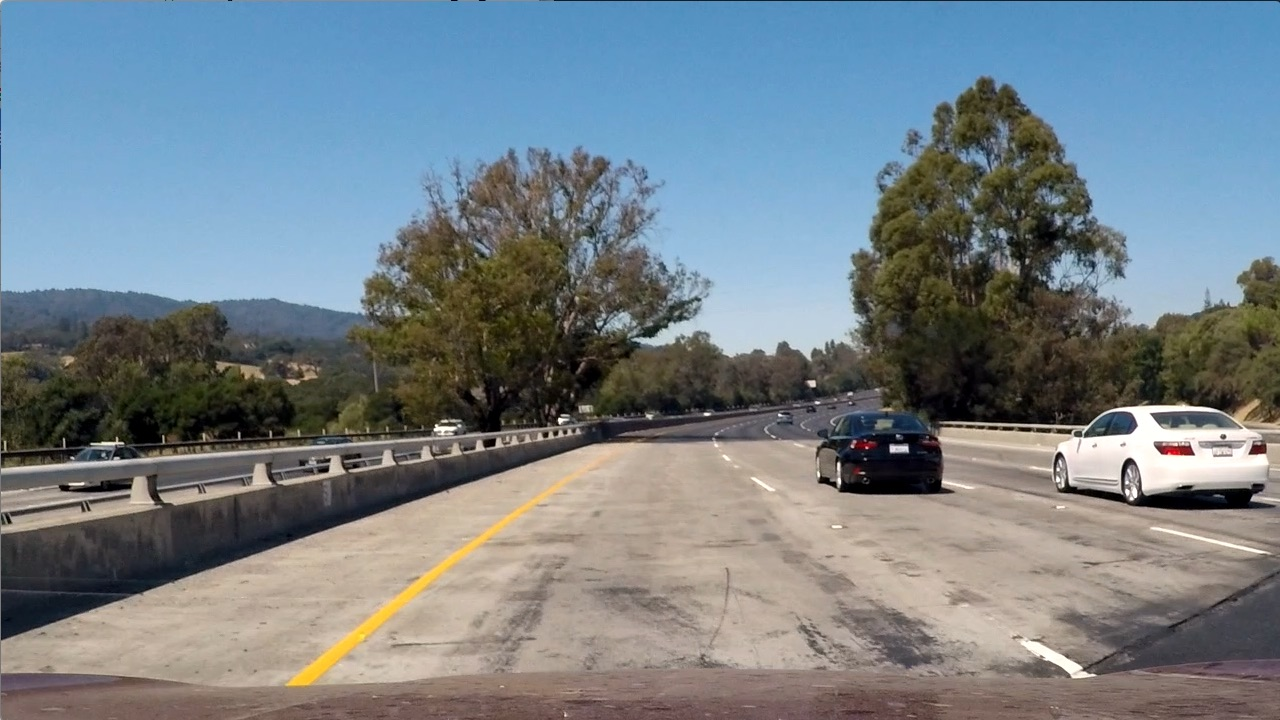
#> input picture CarND-Vehicle-Detection/test_images/test1.jpg, 1280 x 720 px
$ jupyter execute --allow-errors code_submission.ipynb   (shell and % lines are left out)   (older library calls are emulated)
#> lines starting #> are read from the running program, lines starting #| are printed output that depends on the picture; after the words box and inside, x2 and y2 are one past the last pixel; in counts of white or black regions, pixels touching at a corner belong together
## Vehicle Detection pipeline

[cell 1]
import numpy as np
import matplotlib.pyplot as plt
import cv2
import glob

import time

[cell 2]
# [15 lines of commented-out code are left out]

[cell 3]
car_list=[]
notcar_list=[]

cars = glob.glob('TrainingData\\vehicles\\*\\*.png')
for car in cars:
    car_list.append(car)

notcars = glob.glob('TrainingData\\non-vehicles\\*\\*.png')
for notcar in notcars:
    notcar_list.append(notcar)

print('Size of car images list: ', len(car_list))
print('Size of notcar images list: ', len(notcar_list))

### Lets use one of the images for our initial explorations

#> (a cell that did not finish here is left out)

[cell 5]
# [16 lines left out: function color_conversion, not called in this run]

#> (a cell that did not finish here is left out)

[cell 7]
# [13 lines left out: function color_histogram, not called in this run]

[cell 8]
hist_bins = 32
hist_range = (0,256)

#> (a cell that did not finish here is left out)

[cell 10]
#%%
# [5 lines left out: function bin_spatial, not called in this run]

[cell 11]
spatial_size = (32,32)

#> (a cell that did not finish here is left out)

[cell 13]
# Define a function to return HOG features and visualization

from skimage.feature import hog

# [17 lines left out: function get_hog_features, not called in this run]

[cell 14]
orient = 11
pix_per_cell = 8
cell_per_block = 2
vis = True
feature_vec = True

#> (a cell that did not finish here is left out)

[cell 16]
# Define a HOG feature function that can be used on not only gray scale but all channels:
# In this case, hog_image isnt returned. Call fcn with vis= False
# [17 lines left out: function get_all_hog_features, not called in this run]

[cell 17]
# Let's combine all the above so that we have 1 common function for extracting features from an image.

# Define a function to extract features from a single image window
# This function is very similar to extract_features()
# just for a single image rather than list of image files

# [32 lines left out: function single_img_features, not called in this run]

#> (a cell that did not finish here is left out)

## Extract Features for all images in the dataset.

[cell 19]
# Define a function to extract features from a list of images
# This function will use the single_image_feature function defined above.

def extract_features(img_files, color_space='RGB', spatial_size=(32, 32),
                        hist_bins=32, orient=9,
                        pix_per_cell=8, cell_per_block=2, hog_channel=0,
                        spatial_feat=True, hist_feat=True, hog_feat=True):
    # Create a list to append feature vectors to
    features = []
    # Iterate through the list of images
    for file in img_files:
        file_features = []
        # Read in each one by one
        img2 = plt.imread(file)
        file_features =  single_img_features(img2, color_space=color_space, spatial_size=spatial_size,
                                hist_bins=hist_bins, orient=orient,
                                pix_per_cell=pix_per_cell, cell_per_block=cell_per_block, hog_channel=hog_channel,
                                spatial_feat=spatial_feat, hist_feat=hist_feat, hog_feat=hog_feat)


        features.append(file_features)
    # Return list of feature vectors
    return features

[cell 20]
color_space = 'YUV' # Can be RGB, HSV, LUV, HLS, YUV, YCrCb
orient = 11  # HOG orientations
pix_per_cell = 16 # HOG pixels per cell
cell_per_block = 2 # HOG cells per block
hog_channel = "ALL" # Can be 0, 1, 2, or "ALL"
spatial_size = (16, 16) # Spatial binning dimensions
hist_bins = 16    # Number of histogram bins
spatial_feat = False # Spatial features on or off
hist_feat = False# Histogram features on or off
hog_feat = True # HOG features on or off
y_start_stop = [400, 700] # Min and max in y to search in slide_window()

# [7 lines of commented-out code are left out]

car_features = extract_features(car_list, color_space=color_space,
                        spatial_size=spatial_size, hist_bins=hist_bins,
                        orient=orient, pix_per_cell=pix_per_cell,
                        cell_per_block=cell_per_block,
                        hog_channel=hog_channel, spatial_feat=spatial_feat,
                        hist_feat=hist_feat, hog_feat=hog_feat)

notcar_features = extract_features(notcar_list, color_space=color_space,
                        spatial_size=spatial_size, hist_bins=hist_bins,
                        orient=orient, pix_per_cell=pix_per_cell,
                        cell_per_block=cell_per_block,
                        hog_channel=hog_channel, spatial_feat=spatial_feat,
                        hist_feat=hist_feat, hog_feat=hog_feat)


print('Number of car images : ', len(car_features))
#> (the rest of this cell did not finish here and is left out)

## Create a Linear classifier for the data

### Normalize the data and create labels

[cell 21]
from sklearn.cross_validation import train_test_split
from sklearn.svm import LinearSVC
from sklearn.preprocessing import StandardScaler

# Stack the test data into m rows. m = len(car_list) + len(notcar_list)
X = np.vstack((car_features, notcar_features)).astype(np.float64)

# Fit a per-column scaler
#> (the rest of this cell did not finish here and is left out)

[cell 22]
# Split up data into randomized training and test sets
rand_state = np.random.randint(0, 100)
#> (the rest of this cell did not finish here and is left out)

[cell 23]
# Show a few images and their predictions images:
fig  = plt.figure(figsize=(12,4))
numImages = 5

#> (the rest of this cell did not finish here and is left out)

### Sliding windows

[cell 24]
# Define a function that takes an image, start and stop positions in both x and y,
# window size (x and y dimensions) and overlap fraction (for both x and y)
def create_sliding_window(img, x_start_stop=[None, None], y_start_stop=[None, None],
                    xy_window=(64, 64), xy_overlap=(0.5, 0.5)):
    # If x and/or y start/stop positions not defined, set to image size
    if x_start_stop[0] == None:
        x_start_stop[0] = 0
    if x_start_stop[1] == None:
        x_start_stop[1] = img.shape[1]
    if y_start_stop[0] == None:
        y_start_stop[0] = 0
    if y_start_stop[1] == None:
        y_start_stop[1] = img.shape[0]

    win_start = (x_start_stop[0],y_start_stop[0])
    win_stop =  (x_start_stop[1],y_start_stop[1])

    # Compute the span of the region to be searched
    search_win_size = ( win_stop[0] - win_start[0] , win_stop[1] - win_start[1])

    # Compute the number of pixels per step in x/y
    overlap_px = (np.int(xy_overlap[0] * xy_window[0]),np.int(xy_overlap[1] * xy_window[1]))

    # Compute the number of windows in x/y
    n_win_x = np.int( ( ( search_win_size[0] - xy_window[0])/ overlap_px[0] )+ 1)
    n_win_y = np.int( ( ( search_win_size[1] - xy_window[1])/ overlap_px[1] ) + 1)

    # Initialize a list to append window positions to
    window_list = []
    # Loop through finding x and y window positions
    for idy in range(n_win_y):
        for idx in range(n_win_x):
            current_window_topleft = ( (win_start[0]+ overlap_px[0]*idx) ,(win_start[1]+overlap_px[1]*idy) )
            current_window_bottomright = (current_window_topleft[0]+xy_window[0],
                                          current_window_topleft[1]+xy_window[1])

            window_list.append((current_window_topleft,current_window_bottomright))

    return window_list

[cell 25]
# Define a function to draw bounding boxes
def draw_boxes(img, bboxes, color=(0, 0, 255), thick=6):
    # Make a copy of the image
    imcopy = np.copy(img)
    # Iterate through the bounding boxes
    for bbox in bboxes:
        # Draw a rectangle given bbox coordinates
        cv2.rectangle(imcopy, bbox[0], bbox[1], color, thick)
    # Return the image copy with boxes drawn
    return imcopy

[cell 26]
# Define a function to search the windows for cars
# [32 lines left out: function search_windows, not called in this run]

[cell 27]
# def get_multiscale_windows():

#     # windows1 = create_sliding_window(draw_image, x_start_stop=[None, None], y_start_stop=y_start_stop,
#     #                     xy_window=(48, 48), xy_overlap=(0.5, 0.5))
#     # print('Total Small {} windows = {} '.format((96,96),len(windows1)))
#     # window_img1 = draw_boxes(draw_image, windows1, color=(255, 0, 0), thick=6)


#     windows2 = create_sliding_window(draw_image, x_start_stop=[None, None], y_start_stop=y_start_stop,
#                         xy_window=(96, 96), xy_overlap=(0.5, 0.5))
#     print('Total medium {} windows = {} '.format((64,64),len(windows2)))
#     window_img2 = draw_boxes(draw_image, windows2, color=(0, 255, 0), thick=6)


#     windows3 = create_sliding_window(draw_image, x_start_stop=[None, None], y_start_stop=y_start_stop,
#                         xy_window=(128, 128), xy_overlap=(0.5, 0.5))
#     print('Total large {} windows = {} '.format((192,192),len(windows3)))
#     window_img3 = draw_boxes(draw_image, windows3, color=(0, 0, 255), thick=6)

#     # windows4 = create_sliding_window(draw_image, x_start_stop=[None, None], y_start_stop=y_start_stop,
#     #                     xy_window=(48, 48), xy_overlap=(0.5, 0.5))


#     windows=[]
#     # windows.extend(windows1)
#     windows.extend(windows2)
#     windows.extend(windows3)
#     # windows.extend(windows4)

#     # window_img = draw_boxes(draw_image, windows, color=(0, 255, 0), thick=6)

#     print('Total number of sliding windows = {} '.format(len(windows)))

[cell 28]
# Test the create_sliding_window function
# image = plt.imread('./test_images/test1_png.png')
# # Scale the imagae appropriately. This Png has 4 channels.
# image = (image[:,:,0:3]*255).astype(np.uint8)
# print(image.shape)

image = plt.imread('./test_images/test1.jpg')
#> image is the input picture: shape (720, 1280, 3); mean R, G, B 117.5, 128.7, 135.5
draw_image = np.copy(image)

windows1 = create_sliding_window(draw_image, x_start_stop=[None, None], y_start_stop=[400,600],
                    xy_window=(48, 48), xy_overlap=(0.5, 0.5))
#> windows1 = 364 items
# print('Total Small {} windows = {} '.format((96,96),len(windows1)))
window_img1 = draw_boxes(draw_image, windows1, color=(255, 0, 0), thick=6)
#> the loop in draw_boxes, `for bbox in bboxes:` made 364 passes
#> bbox on passes 1 to 3: ((0, 400), (48, 448)), ((24, 400), (72, 448)), ((48, 400), (96, 448))
#> after the loop in draw_boxes, `for bbox in bboxes:`:
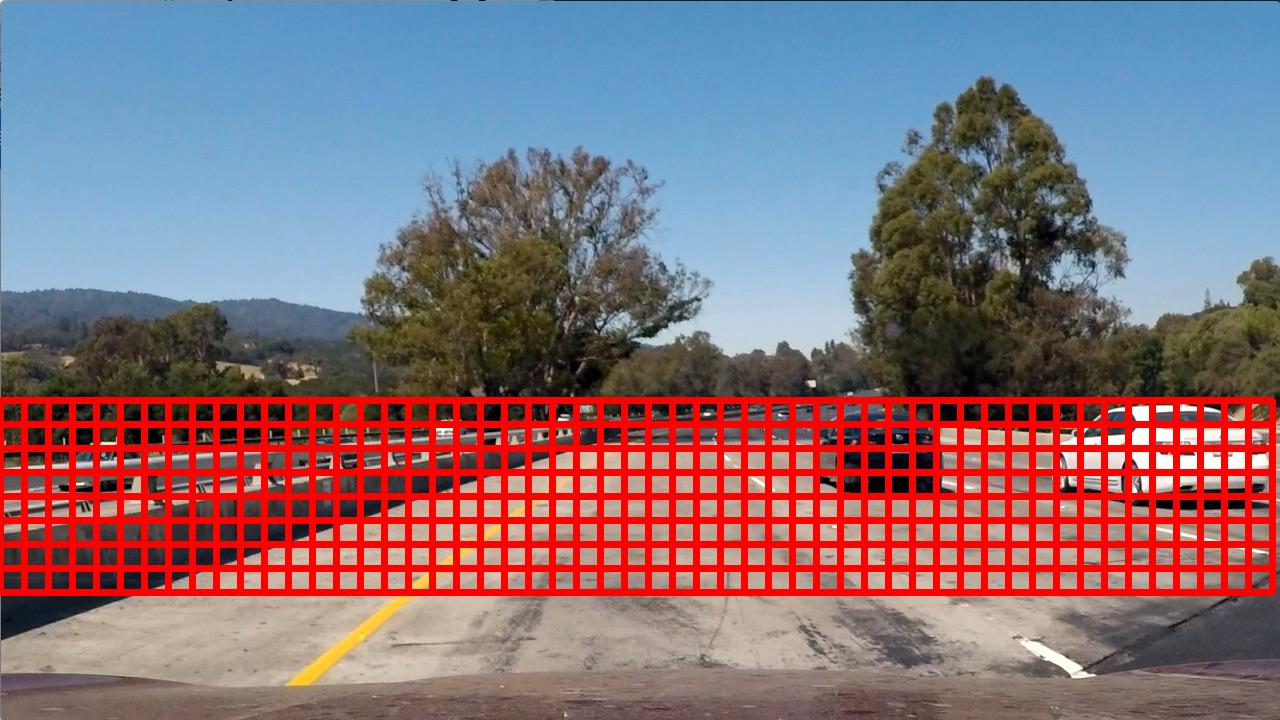
#> imcopy: shape (720, 1280, 3); 14.26% of pixels changed, all inside (x1, y1, x2, y2) = (0, 397, 1276, 596)


windows2 = create_sliding_window(draw_image, x_start_stop=[None, None], y_start_stop=y_start_stop,
                    xy_window=(96, 96), xy_overlap=(0.5, 0.5))
#> windows2 = 125 items
print('Total medium {} windows = {} '.format((64,64),len(windows2)))
#| Total medium (64, 64) windows = 125
window_img2 = draw_boxes(draw_image, windows2, color=(0, 255, 0), thick=6)
#> call 2 of draw_boxes, with color = (0, 255, 0), thick = 6
#> the loop in draw_boxes (call 2), `for bbox in bboxes:` made 125 passes
#> bbox on passes 1 to 8: ((0, 400), (96, 496)), ((48, 400), (144, 496)), ((96, 400), (192, 496)), ((144, 400), (240, 496)), ((192, 400), (288, 496)), ((240, 400), (336, 496)), ((288, 400), (384, 496)), ((336, 400), (432, 496))
#> after the loop in draw_boxes (call 2), `for bbox in bboxes:`:
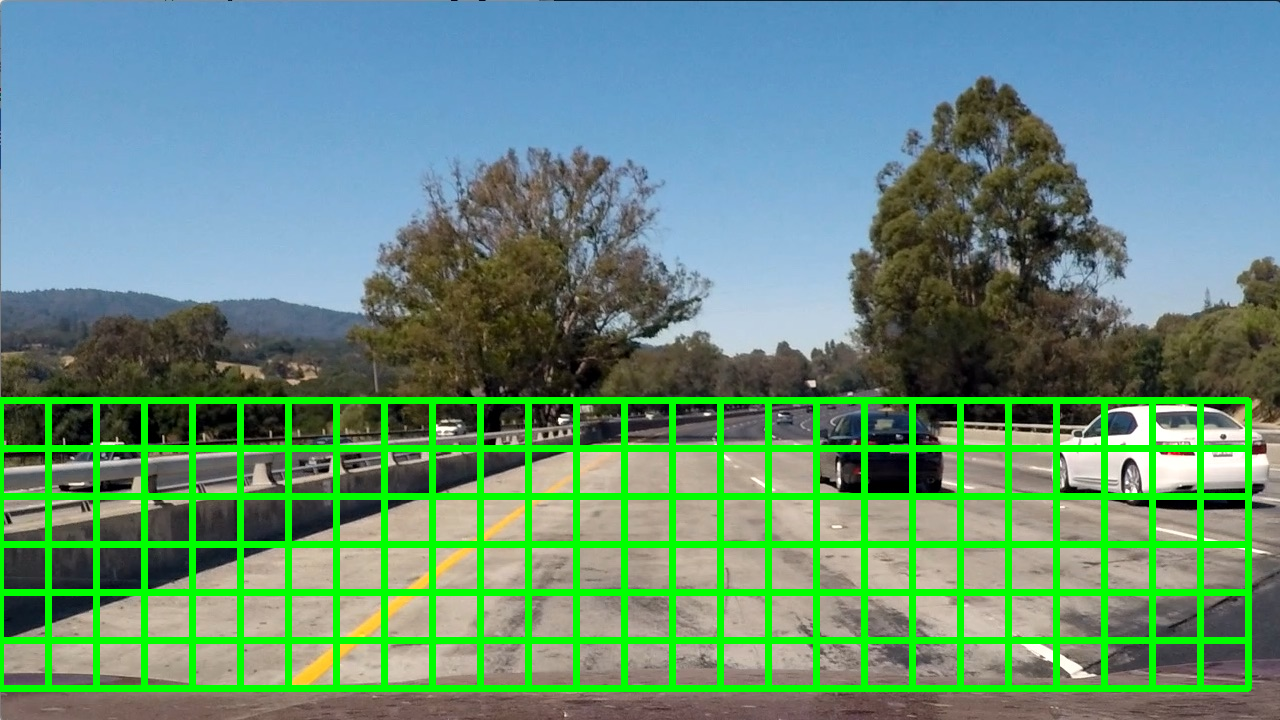
#> imcopy: shape (720, 1280, 3); 11.62% of pixels changed, all inside (x1, y1, x2, y2) = (0, 397, 1252, 692)


windows3 = create_sliding_window(draw_image, x_start_stop=[None, None], y_start_stop=y_start_stop,
                    xy_window=(128, 128), xy_overlap=(0.5, 0.5))
#> windows3 = 57 items
print('Total large {} windows = {} '.format((192,192),len(windows3)))
#| Total large (192, 192) windows = 57
window_img3 = draw_boxes(draw_image, windows3, color=(0, 0, 255), thick=6)
#> call 3 of draw_boxes, with color = (0, 0, 255), thick = 6
#> the loop in draw_boxes (call 3), `for bbox in bboxes:` made 57 passes
#> bbox on passes 1 to 8: ((0, 400), (128, 528)), ((64, 400), (192, 528)), ((128, 400), (256, 528)), ((192, 400), (320, 528)), ((256, 400), (384, 528)), ((320, 400), (448, 528)), ((384, 400), (512, 528)), ((448, 400), (576, 528))
#> after the loop in draw_boxes (call 3), `for bbox in bboxes:`:
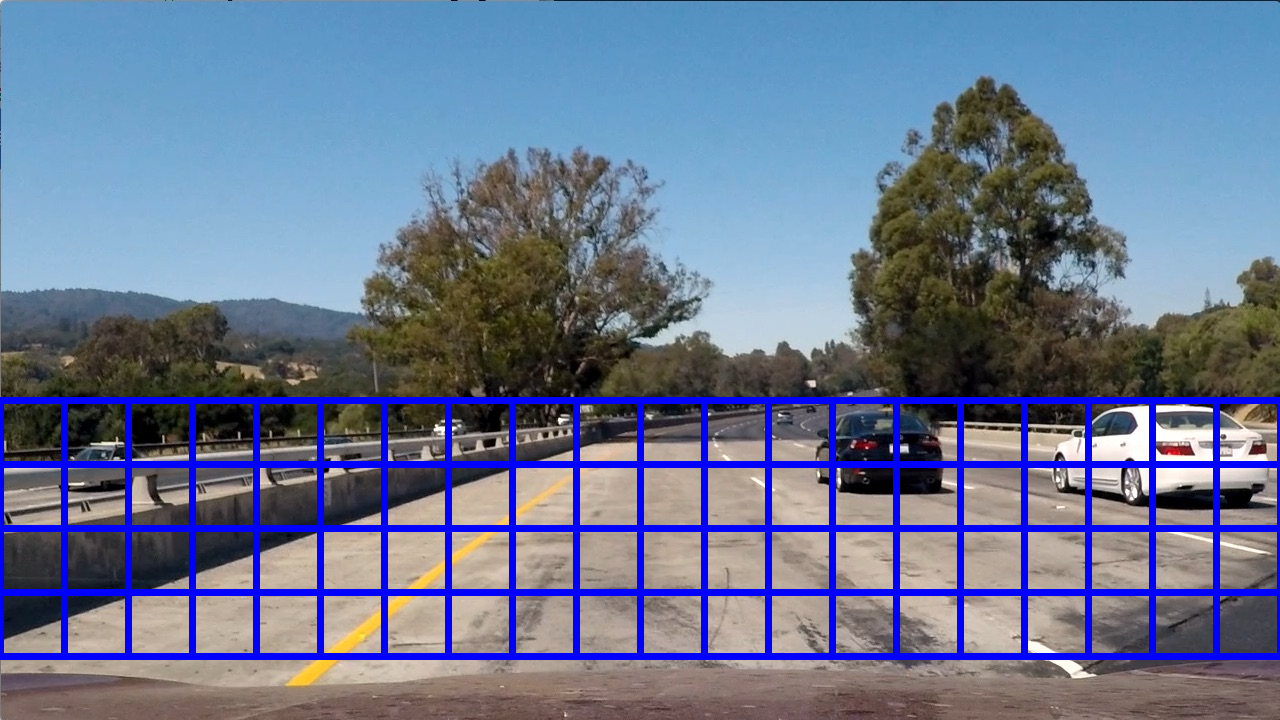
#> imcopy: shape (720, 1280, 3); 8.32% of pixels changed, all inside (x1, y1, x2, y2) = (0, 397, 1280, 660)

# windows4 = create_sliding_window(draw_image, x_start_stop=[None, None], y_start_stop=y_start_stop,
#                     xy_window=(48, 48), xy_overlap=(0.5, 0.5))


windows=[]
windows.extend(windows1)
windows.extend(windows2)
windows.extend(windows3)
# windows.extend(windows4)

# window_img = draw_boxes(draw_image, windows, color=(0, 255, 0), thick=6)

print('Total number of sliding windows = {} '.format(len(windows)))
#| Total number of sliding windows = 546


fig = plt.figure(figsize=(12,4))
plt.subplot(131), plt.imshow(window_img1)

plt.subplot(132), plt.imshow(window_img2)
plt.subplot(133), plt.imshow(window_img3)

plt.show()
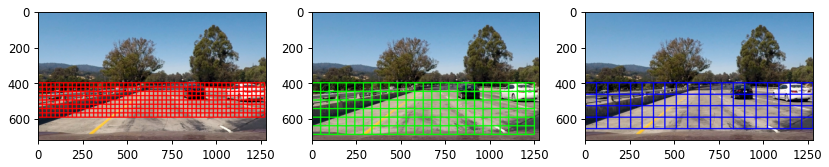
#> figure drawn by matplotlib, 3 panels
